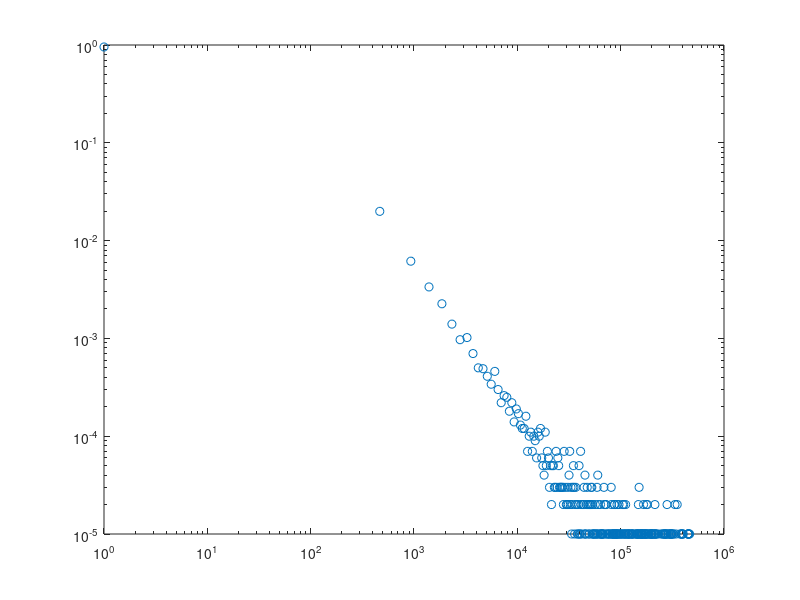

MATLAB code for this plot: (Note: this script raises an error after producing the figure.)
clear;clc;
xmin  = 1;
alpha = 1.5;
n = 100100;
B = 1000;
frac = 1;

curF = floor((xmin-0.5)*(1-rand(n, 1)).^(-1/(alpha-1)) + 0.5);
curF = sort(curF);
curF = curF(1:end-100);

[N value1] = hist(curF,min(curF):(max(curF)-min(curF))/(B-1):max(curF));
counts1 = N' ./ sum(N);
loglog(value1, counts1, 'o');

curF = floor((xmin-0.5)*(1-rand(n, 1)).^(-1/(alpha-1)) + 0.5);
curF = sort(curF);
curF = curF(1:end-100);

[N value2] = hist(curF,min(curF):(max(curF)-min(curF))/(B-1):max(curF));
counts2 = N' ./ sum(N);
loglog(value2, counts2, 'o');

sim_L2(counts1, counts2);
1/(1+dtw(counts1, counts2));
% [counts,value]=hist(curF,unique(curF));
% loglog(value, counts, 'o');




% G_o = G_b;
% G_o{size(G_b,2)+1} = G_t{1};
% G = G_o{3};
% 
% F = [];
% F(:,1) = G(:,2);
% F(:,2) = G(:,3);
% 
% M = 2;
% P = 5;
% 
% handle = figure('units','normalized','position',[.5 .5 .7 .7])
% % features = {'indegree', 'outdegree', 'pr', 'incloseness', 'outcloseness', 'hubs', 'authorities', 'cc'};
% granularity = {'10^{-1} Range', '10^{-2} Range', '10^{-4} Range', 'unique', 'FD'};
% labels = {'Out-degree', 'Pagerank'};
% 
% deg = F(:,1);
% [count value] = hist(deg, min(deg):(max(deg)-min(deg))/(9999):max(deg));            
% loglog(value, count/sum(count), 'o')
% 
% [count value] = hist(deg, unique(deg));          
% loglog(value, count/sum(count), 'o')

